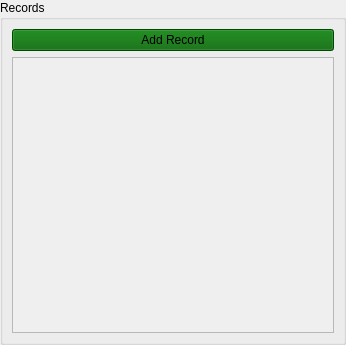
<?xml version="1.0" encoding="UTF-8"?>
<ui version="4.0">
 <class>W_Ligarium_Many_Field</class>
 <widget class="QWidget" name="W_Ligarium_Many_Field">
  <property name="geometry">
   <rect>
    <x>0</x>
    <y>0</y>
    <width>346</width>
    <height>345</height>
   </rect>
  </property>
  <property name="windowTitle">
   <string>Form</string>
  </property>
  <layout class="QGridLayout" name="gridLayout">
   <property name="leftMargin">
    <number>0</number>
   </property>
   <property name="topMargin">
    <number>0</number>
   </property>
   <property name="rightMargin">
    <number>0</number>
   </property>
   <property name="bottomMargin">
    <number>0</number>
   </property>
   <item row="0" column="0">
    <widget class="QGroupBox" name="groupBox">
     <property name="title">
      <string>Records</string>
     </property>
     <layout class="QGridLayout" name="gridLayout_5">
      <item row="0" column="0">
       <widget class="QPushButton" name="b_add">
        <property name="styleSheet">
         <string notr="true">background:darkgreen</string>
        </property>
        <property name="text">
         <string>Add Record</string>
        </property>
        <property name="icon">
         <iconset resource="../resources/icons.qrc">
          <normaloff>:/list-add.svg</normaloff>:/list-add.svg</iconset>
        </property>
       </widget>
      </item>
      <item row="1" column="0">
       <widget class="QScrollArea" name="scrollArea">
        <property name="widgetResizable">
         <bool>true</bool>
        </property>
        <widget class="QWidget" name="scrollAreaWidgetContents">
         <property name="geometry">
          <rect>
           <x>0</x>
           <y>0</y>
           <width>320</width>
           <height>272</height>
          </rect>
         </property>
         <layout class="QGridLayout" name="gridLayout_2">
          <item row="0" column="0">
           <layout class="QVBoxLayout" name="layout"/>
          </item>
         </layout>
        </widget>
       </widget>
      </item>
     </layout>
    </widget>
   </item>
  </layout>
 </widget>
 <resources>
  <include location="../resources/icons.qrc"/>
  <include location="../resources/icons.qrc"/>
 </resources>
 <connections/>
</ui>
